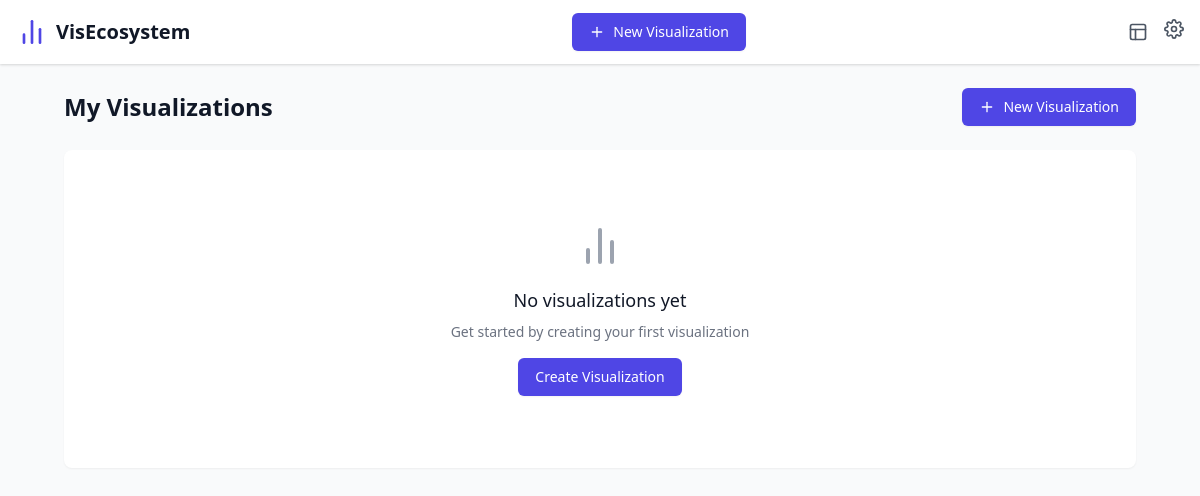
The app's page /, older data.
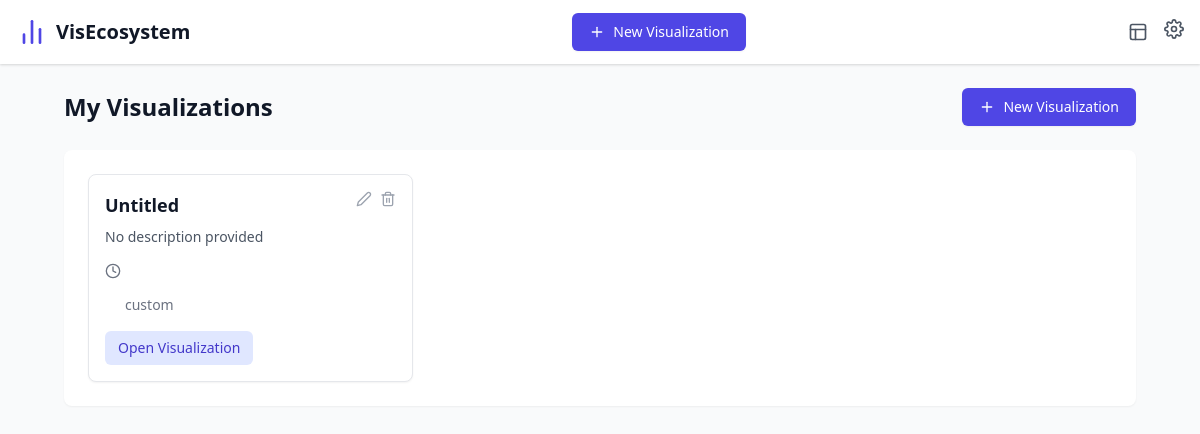
The same page, newer data.
### core/models.py (models this page shows, shortened)
class Visualization(db.Model):
    id = db.Column(db.Integer, primary_key=True)
    name = db.Column(db.String(100), nullable=False)
    description = db.Column(db.Text)
    source_file = db.Column(db.String(255))  # Original data source filename
    chart_type = db.Column(db.String(50), nullable=False)
    config = db.Column(db.Text, nullable=False)  # JSON string of Plotly config
    created_at = db.Column(db.DateTime, default=datetime.utcnow)
    updated_at = db.Column(db.DateTime, default=datetime.utcnow, onupdate=datetime.utcnow)
    is_template = db.Column(db.Boolean, default=False)  # Flag for template visualizations
    tags = db.Column(db.String(255))  # Comma-separated tags for categorization
    def to_dict(self):
        return {
            'id': self.id,
            'name': self.name,
            'description': self.description,
            'source_file': self.source_file,
            'chart_type': self.chart_type,
            'config': json.loads(self.config),
            'created_at': self.created_at.isoformat(),
            'updated_at': self.updated_at.isoformat(),
            'is_template': self.is_template,
            'tags': self.tags.split(',') if self.tags else []
        }

### core/app.py (the view)
    @app.route('/')
    def home():
        recent_vizs = Visualization.query.filter_by(is_template=False).order_by(desc(Visualization.updated_at)).limit(5).all()
        templates = Visualization.query.filter_by(is_template=True).all()
        recent_datasets = Dataset.query.order_by(desc(Dataset.last_used)).limit(5).all()
        return render_template(
            'index.html',
            recent_vizs=[viz.to_dict() for viz in recent_vizs],
            templates=[viz.to_dict() for viz in templates],
            recent_datasets=[ds.to_dict() for ds in recent_datasets],
            plotly_config=app.config.get('PLOTLY_CONFIG', {})
        )

### templates/index.html (shortened to what this page needs)
{% extends "base.html" %}
{% block content %}
<div class="max-w-7xl mx-auto px-4 sm:px-6 lg:px-8">
    <div class="flex justify-between items-center mb-6">
        <h1 class="text-2xl font-bold text-gray-900">My Visualizations</h1>
        <a href="{{ url_for('viz.create') }}"
           class="inline-flex items-center px-4 py-2 border border-transparent rounded-md shadow-sm text-sm font-medium text-white bg-indigo-600 hover:bg-indigo-700">
            <i data-feather="plus" class="w-4 h-4 mr-2"></i>
            New Visualization
        </a>
    </div>
    <div class="bg-white rounded-lg shadow-sm">
        <div class="p-6">
            {% if recent_vizs %}
                <div class="grid grid-cols-1 md:grid-cols-2 lg:grid-cols-3 gap-6">
                    {% for viz in recent_vizs %}
                    <div class="bg-white border rounded-lg shadow-sm hover:shadow-md transition-shadow duration-200">
                        <div class="p-4">
                            <div class="flex justify-between items-start">
                                <h3 class="text-lg font-semibold text-gray-900">{{ viz.name }}</h3>
                                <div class="flex space-x-2">
                                    <button onclick="editVisualization({{ viz.id }})"
                                            class="text-gray-400 hover:text-indigo-600">
                                        <i data-feather="edit-2" class="w-4 h-4"></i>
                                    </button>
                                    <button onclick="deleteVisualization({{ viz.id }})"
                                            class="text-gray-400 hover:text-red-600">
                                        <i data-feather="trash-2" class="w-4 h-4"></i>
                                    </button>
                                </div>
                            </div>
                            <p class="mt-2 text-sm text-gray-600">
                                {{ viz.description if viz.description else 'No description provided' }}
                            </p>
                            <div class="mt-4 flex items-center text-sm text-gray-500">
                                <i data-feather="clock" class="w-4 h-4 mr-1"></i>
                            </div>
                            <div class="mt-4 flex items-center text-sm text-gray-500">
                                <i data-feather="{{ viz.chart_type|lower }}" class="w-4 h-4 mr-1"></i>
                                <span>{{ viz.chart_type }}</span>
                            </div>
                            <div class="mt-4">
                                <a href="{{ url_for('viz.edit', viz_id=viz.id) }}"
                                   class="inline-flex items-center px-3 py-2 border border-transparent text-sm leading-4 font-medium rounded-md text-indigo-700 bg-indigo-100 hover:bg-indigo-200">
                                    Open Visualization
                                </a>
                            </div>
                        </div>
                    </div>
                    {% endfor %}
                </div>
            {% else %}
                <div class="text-center py-12">
                    <i data-feather="bar-chart-2" class="w-12 h-12 mx-auto text-gray-400 mb-4"></i>
                    <h3 class="text-lg font-medium text-gray-900">No visualizations yet</h3>
                    <p class="mt-2 text-sm text-gray-500">Get started by creating your first visualization</p>
                    <a href="{{ url_for('viz.create') }}"
                       class="mt-4 inline-flex items-center px-4 py-2 border border-transparent rounded-md shadow-sm text-sm font-medium text-white bg-indigo-600 hover:bg-indigo-700">
                        Create Visualization
                    </a>
                </div>
            {% endif %}
        </div>
    </div>
</div>
{% endblock %}

Row changes from the older to the newer data that the page shows:
added Visualization: name "Untitled", description "No description provided", chart_type "custom"
Text that changed along with them:
text no longer shown: "No visualizations yet Get started by creating your first visualization Create Visualization"
